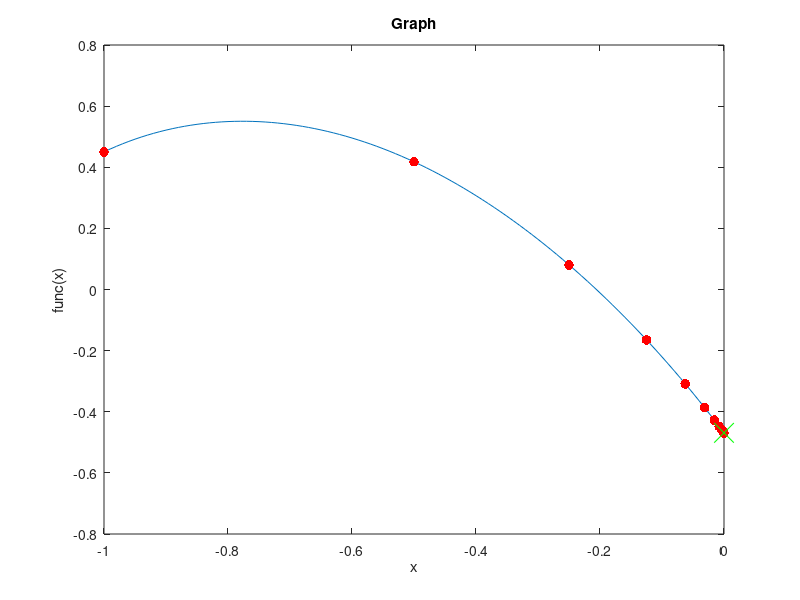

Here is the MATLAB script that generated this plot:
function lab1()
    clc();
  
    a = -1;
    b = 0;
    epsilon = power(10, -6);
  
    % Draw graph function
    x = [-1 : 0.01 : 0];
    y = [];
    for i = x
        y = [y, func(i)];
    end
    plot(x, y), xlabel('x'), ylabel('func(x)'), title('Graph')
  
    hold on;
  
    [x_star, f_star, countIter] = binary(a, b, epsilon);
    fprintf('-------------------------------------\n');
    fprintf('epsilon: %f\n', epsilon);
    fprintf('x_star: %f\n', x_star);
    fprintf('f_star: %f\n', f_star);
    fprintf('Number of iteration: %d\n', countIter);
  
    scatter(x_star, f_star, 200, 'g', 'x');

    hold off;
end

% Input function
function y = func(x)
    y1 = 2 * power(x, 5) - 7 * x + sqrt(11);
    y2 = (-4*x*x - 4*x + 3 - 4*sqrt(2)) / (3*x*x + 3*x + 3*sqrt(2));
    y = log(y1) + sinh(y2) - 1.0;
end

% Binary search function
function [x_star, f_star, countIter] = binary(a, b, epsilon)
    delta = (b-a)/2;
    x0 = a;
    f0 = func(x0);
    countIter = 1;
    flag = true;

    fprintf('N = %d\tdelta = %.9f\t(x0, f0) = (%.9f, %.9f)\n', countIter, delta, x0, f0);
    scatter(x0, f0, 50, 'r', 'filled');
  
    while flag
        countIter = countIter + 1;
        x1 = x0 + delta;
        f1 = func(x1);

        fprintf('N = %d\tdelta = %.9f\t(x0, f0) = (%.9f, %.9f)\t(x1, f1) = (%.9f, %.9f)\n', ...
        countIter, delta, x0, f0, x1, f1);
        scatter(x0, f0, 50, 'r', 'filled');

        if f0 > f1
            x0 = x1;
            f0 = f1;

            if a < x0 && x0 < b
                continue;
            end
        end

        if abs(delta) <= epsilon
            flag = false;
        else
            x0 = x1;
            f0 = f1;
            delta = -delta/2;
        end
    end
  
    x_star = x0;
    f_star = f0;
end